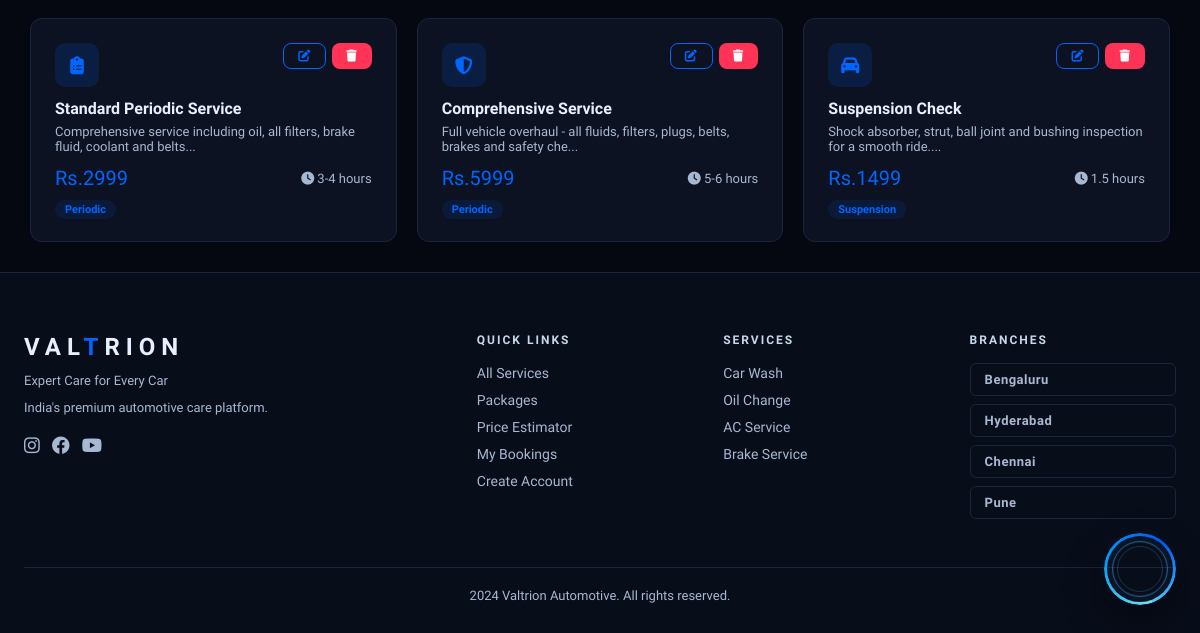
Page /admin/services (signed in, lower part) on the earlier database version.
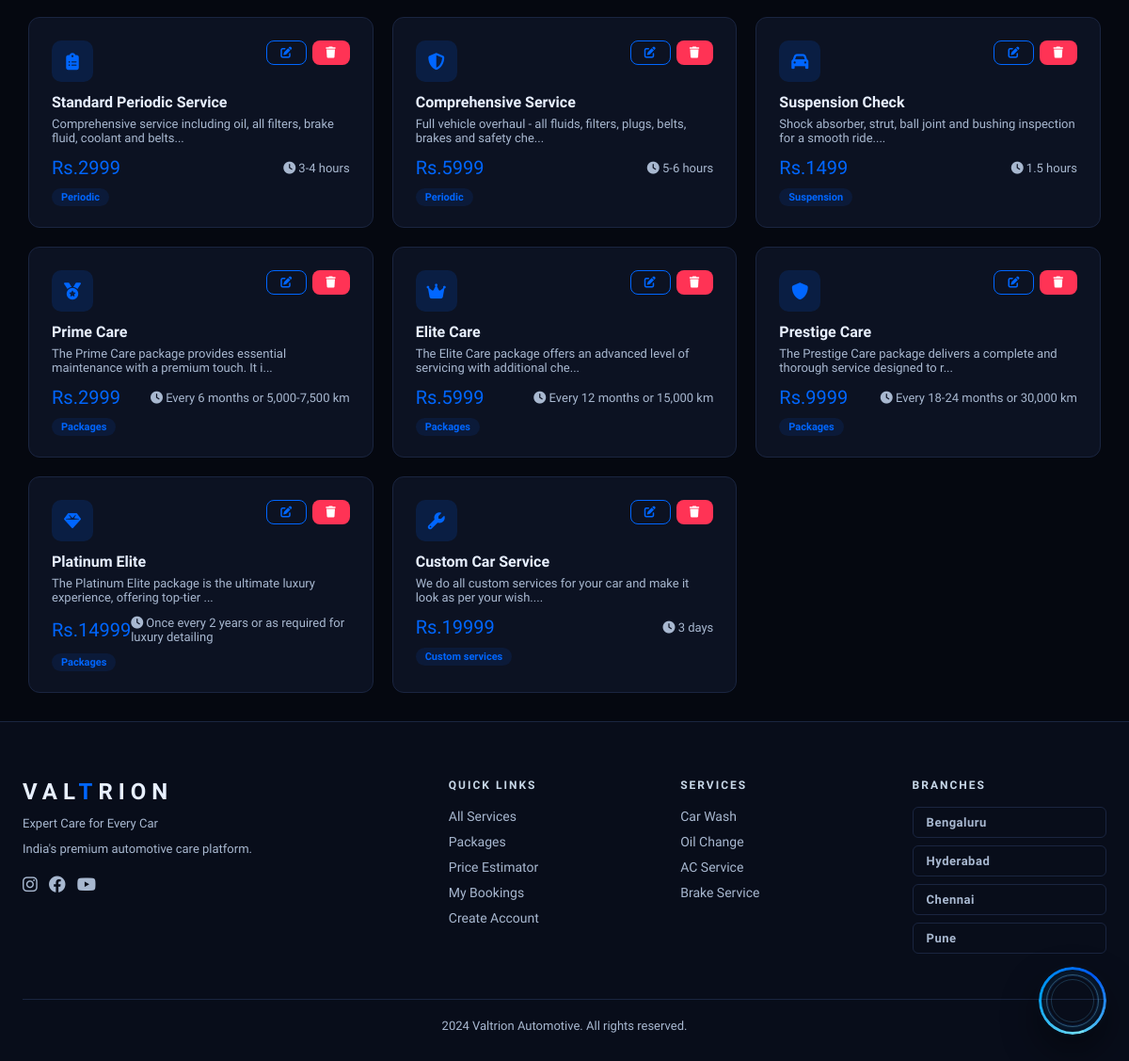
Same page on the later database version.
### app/models.py (models this page shows)
class Service(db.Model):
    id          = db.Column(db.Integer, primary_key=True)
    name        = db.Column(db.String(100), nullable=False)
    description = db.Column(db.Text)
    price       = db.Column(db.Float, nullable=False)
    duration    = db.Column(db.String(50))
    category    = db.Column(db.String(50))
    icon        = db.Column(db.String(100))
    is_active   = db.Column(db.Boolean, default=True)

### app/routes/admin.py (the view)
@admin.route('/services')
@login_required
@admin_required
def services():
    all_services = Service.query.all()
    return render_template('admin/services.html', services=all_services)

### app/models.py (called while the page is built)
@login_manager.user_loader
def load_user(user_id):
    return User.query.get(int(user_id))

### app/routes/admin.py (called while the page is built)
def admin_required(f):
    @wraps(f)
    def decorated(*args, **kwargs):
        if not current_user.is_authenticated or current_user.role != 'admin':
            flash('Admin access required.', 'danger')
            return redirect(url_for('auth.login'))
        return f(*args, **kwargs)
    return decorated

### app/templates/admin/services.html (shortened to what this page needs)
{% extends 'base.html' %}
{% block content %}
<div style="padding:30px;max-width:1200px;margin:0 auto;">
    <div style="display:grid;grid-template-columns:repeat(auto-fill,minmax(300px,1fr));gap:20px;">
    {% for s in services %}
    <div class="card" id="svc-{{ s.id }}">
        <div style="display:flex;justify-content:space-between;align-items:start;margin-bottom:12px;">
            <div style="width:44px;height:44px;background:rgba(0,102,255,0.15);border-radius:10px;display:flex;align-items:center;justify-content:center;">
                <i class="fa {{ s.icon or 'fa-wrench' }}" style="color:var(--blue);font-size:18px;"></i>
            </div>
            <div style="display:flex;gap:6px;">
                <button class="btn btn-outline btn-sm"
                    data-id="{{ s.id }}"
                    data-name="{{ s.name|e }}"
                    data-description="{{ (s.description or '')|e }}"
                    data-price="{{ s.price }}"
                    data-duration="{{ (s.duration or '')|e }}"
                    data-category="{{ (s.category or '')|e }}"
                    onclick="openEditFromRow(this)"><i class="fa fa-edit"></i></button>
                <button class="btn btn-danger btn-sm" data-id="{{ s.id }}" onclick="deleteServiceFromRow(this)"><i class="fa fa-trash"></i></button>
            </div>
        </div>
        <h3 style="font-size:16px;font-weight:700;margin-bottom:6px;">{{ s.name }}</h3>
        <p style="color:var(--silver);font-size:13px;margin-bottom:12px;">{{ s.description[:80] if s.description else '' }}...</p>
        <div style="display:flex;justify-content:space-between;align-items:center;">
            <span style="font-family:'Orbitron';font-size:20px;color:var(--blue);">Rs.{{ s.price|int }}</span>
            <span style="color:var(--silver);font-size:13px;"><i class="fa fa-clock"></i> {{ s.duration }}</span>
        </div>
        {% if s.category %}<div style="margin-top:8px;"><span style="background:rgba(0,102,255,0.1);color:var(--blue);padding:3px 10px;border-radius:20px;font-size:11px;font-weight:600;">{{ s.category }}</span></div>{% endif %}
    </div>
    {% endfor %}
    </div>
</div>
{% endblock %}

Differences in the rows shown:
added Service: name "Prime Care", description "The Prime Care package provides essential maintenance with a premium touch. It i", price "2999", duration "Every 6 months or 5,000-7,500 km", category "Packages"
added Service: name "Elite Care", description "The Elite Care package offers an advanced level of servicing with additional che", price "5999", duration "Every 12 months or 15,000 km", category "Packages"
added Service: name "Prestige Care", description "The Prestige Care package delivers a complete and thorough service designed to r", price "9999", duration "Every 18-24 months or 30,000 km", category "Packages"
added Service: name "Platinum Elite", description "The Platinum Elite package is the ultimate luxury experience, offering top-tier", price "14999", duration "Once every 2 years or as required for luxury detailing", category "Packages"
added Service: name "Custom Car Service", description "We do all custom services for your car and make it look as per your wish.", price "19999", duration "3 days", category "Custom services"
